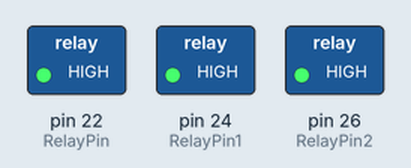
This sketch was run on a simulated Arduino Mega 2560, built with avr-gcc and run on an emulated ATmega2560. Parts: switched loads named in the sketch (green lamp = pin HIGH).

Above: at 0.1 s.
Timing chart, 0 to 1.6 s (numbered marks = the images above):
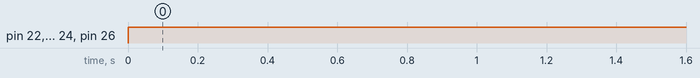

Measured:
- by itself, pin 22 (RelayPin), pin 24 (RelayPin1), pin 26 (RelayPin2): LOW → HIGH at 0.00 s

The sketch:

Test_Relay.ino
```cpp
int RelayPin = 22;
int RelayPin1 = 24;
int RelayPin2 = 26;

void setup() {
  // Set RelayPin as an output pin
  pinMode(RelayPin, OUTPUT);
  pinMode(RelayPin1, OUTPUT);
  pinMode(RelayPin2, OUTPUT);
}

void loop() {
  digitalWrite(RelayPin, HIGH);
  digitalWrite(RelayPin1, HIGH);
  digitalWrite(RelayPin2, HIGH);
//  digitalWrite(RelayPin, LOW);
//  digitalWrite(RelayPin1, LOW);
//  digitalWrite(RelayPin2, LOW);
}
```
